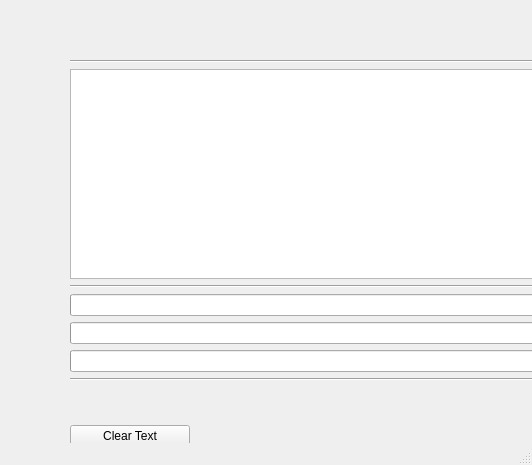
<?xml version="1.0" encoding="UTF-8"?>
<ui version="4.0">
 <class>wbsdclone</class>
 <widget class="QMainWindow" name="wbsdclone">
  <property name="geometry">
   <rect>
    <x>0</x>
    <y>0</y>
    <width>532</width>
    <height>465</height>
   </rect>
  </property>
  <property name="windowTitle">
   <string>MainWindow</string>
  </property>
  <widget class="QWidget" name="centralwidget">
   <widget class="QWidget" name="gridLayoutWidget">
    <property name="geometry">
     <rect>
      <x>50</x>
      <y>50</y>
      <width>1969</width>
      <height>465</height>
     </rect>
    </property>
    <layout class="QGridLayout" name="gridLayout">
     <property name="leftMargin">
      <number>20</number>
     </property>
     <property name="topMargin">
      <number>10</number>
     </property>
     <property name="rightMargin">
      <number>20</number>
     </property>
     <property name="bottomMargin">
      <number>30</number>
     </property>
     <item row="5" column="1">
      <widget class="QLabel" name="label_3">
       <property name="text">
        <string>recipe</string>
       </property>
      </widget>
     </item>
     <item row="3" column="0">
      <widget class="QProgressBar" name="progressBar">
       <property name="sizePolicy">
        <sizepolicy hsizetype="Expanding" vsizetype="Fixed">
         <horstretch>0</horstretch>
         <verstretch>0</verstretch>
        </sizepolicy>
       </property>
       <property name="value">
        <number>0</number>
       </property>
      </widget>
     </item>
     <item row="1" column="3">
      <layout class="QVBoxLayout" name="verticalLayout_3">
       <item>
        <widget class="QLabel" name="label_6">
         <property name="font">
          <font>
           <pointsize>8</pointsize>
          </font>
         </property>
         <property name="text">
          <string>This function is used to clone or upload 
machine setting from one to another. Database
contains “drink button settings (recipe under button),
 configuration, eco settings, … It does not clone
counter info and recipe settings (volume,ratio)</string>
         </property>
         <property name="alignment">
          <set>Qt::AlignCenter</set>
         </property>
        </widget>
       </item>
       <item>
        <widget class="Line" name="line">
         <property name="orientation">
          <enum>Qt::Horizontal</enum>
         </property>
        </widget>
       </item>
       <item>
        <widget class="QLabel" name="label_7">
         <property name="font">
          <font>
           <pointsize>8</pointsize>
          </font>
         </property>
         <property name="text">
          <string>This function is used to clone or upload
 machine recipes from one to another.
When cloning the recipes,  the machine 
recipes will be copied to the computer. 
When uploading machine recipes,the 
the drink settings will be overwriten</string>
         </property>
         <property name="textFormat">
          <enum>Qt::PlainText</enum>
         </property>
         <property name="alignment">
          <set>Qt::AlignCenter</set>
         </property>
         <property name="wordWrap">
          <bool>false</bool>
         </property>
        </widget>
       </item>
      </layout>
     </item>
     <item row="1" column="0">
      <widget class="QPlainTextEdit" name="plainTextEdit">
       <property name="sizePolicy">
        <sizepolicy hsizetype="Preferred" vsizetype="Expanding">
         <horstretch>0</horstretch>
         <verstretch>0</verstretch>
        </sizepolicy>
       </property>
      </widget>
     </item>
     <item row="6" column="1">
      <widget class="QLabel" name="label_2">
       <property name="text">
        <string>backup&amp;restore</string>
       </property>
      </widget>
     </item>
     <item row="1" column="2">
      <layout class="QVBoxLayout" name="verticalLayout">
       <property name="spacing">
        <number>12</number>
       </property>
       <item>
        <widget class="QPushButton" name="btnd">
         <property name="sizePolicy">
          <sizepolicy hsizetype="Preferred" vsizetype="Preferred">
           <horstretch>0</horstretch>
           <verstretch>0</verstretch>
          </sizepolicy>
         </property>
         <property name="minimumSize">
          <size>
           <width>0</width>
           <height>60</height>
          </size>
         </property>
         <property name="maximumSize">
          <size>
           <width>16777215</width>
           <height>60</height>
          </size>
         </property>
         <property name="text">
          <string>upload database
 to dispenser</string>
         </property>
        </widget>
       </item>
       <item>
        <widget class="QPushButton" name="btnr">
         <property name="sizePolicy">
          <sizepolicy hsizetype="Preferred" vsizetype="Preferred">
           <horstretch>0</horstretch>
           <verstretch>0</verstretch>
          </sizepolicy>
         </property>
         <property name="minimumSize">
          <size>
           <width>0</width>
           <height>60</height>
          </size>
         </property>
         <property name="maximumSize">
          <size>
           <width>16777215</width>
           <height>60</height>
          </size>
         </property>
         <property name="text">
          <string>upload machine recipes
  to dispenser</string>
         </property>
        </widget>
       </item>
      </layout>
     </item>
     <item row="5" column="0">
      <widget class="QProgressBar" name="progressBar_3">
       <property name="sizePolicy">
        <sizepolicy hsizetype="Preferred" vsizetype="Fixed">
         <horstretch>0</horstretch>
         <verstretch>0</verstretch>
        </sizepolicy>
       </property>
       <property name="value">
        <number>0</number>
       </property>
      </widget>
     </item>
     <item row="6" column="0">
      <widget class="QProgressBar" name="progressBar_2">
       <property name="sizePolicy">
        <sizepolicy hsizetype="Preferred" vsizetype="Fixed">
         <horstretch>0</horstretch>
         <verstretch>0</verstretch>
        </sizepolicy>
       </property>
       <property name="value">
        <number>0</number>
       </property>
      </widget>
     </item>
     <item row="3" column="1">
      <widget class="QLabel" name="label">
       <property name="text">
        <string>database</string>
       </property>
      </widget>
     </item>
     <item row="1" column="1">
      <layout class="QVBoxLayout" name="verticalLayout_2">
       <property name="spacing">
        <number>12</number>
       </property>
       <item>
        <widget class="QPushButton" name="btnlang">
         <property name="sizePolicy">
          <sizepolicy hsizetype="Preferred" vsizetype="Preferred">
           <horstretch>0</horstretch>
           <verstretch>0</verstretch>
          </sizepolicy>
         </property>
         <property name="minimumSize">
          <size>
           <width>0</width>
           <height>60</height>
          </size>
         </property>
         <property name="maximumSize">
          <size>
           <width>16777215</width>
           <height>60</height>
          </size>
         </property>
         <property name="text">
          <string>clone database 
 from dispenser</string>
         </property>
        </widget>
       </item>
       <item>
        <widget class="QPushButton" name="btnlang_2">
         <property name="sizePolicy">
          <sizepolicy hsizetype="Preferred" vsizetype="Preferred">
           <horstretch>0</horstretch>
           <verstretch>0</verstretch>
          </sizepolicy>
         </property>
         <property name="minimumSize">
          <size>
           <width>0</width>
           <height>60</height>
          </size>
         </property>
         <property name="maximumSize">
          <size>
           <width>16777215</width>
           <height>60</height>
          </size>
         </property>
         <property name="text">
          <string>clone machine recipes
  from  dispenser</string>
         </property>
        </widget>
       </item>
      </layout>
     </item>
     <item row="8" column="1">
      <widget class="QPushButton" name="btn_backup">
       <property name="text">
        <string>Backup</string>
       </property>
      </widget>
     </item>
     <item row="8" column="2">
      <widget class="QPushButton" name="btn_restore">
       <property name="text">
        <string>Restore</string>
       </property>
      </widget>
     </item>
     <item row="8" column="3">
      <widget class="QLabel" name="label_4">
       <property name="text">
        <string> This function is only used to recovery
 customer setting after update firmware.
The backup file (only for update from MCB SW 
&lt;0.99 to MCB SW 1.10)includes counters, 
button layout, configuration,cleaning settings,
 eco settings and display settings.
Please note that instant milk recipes will have to be reprogrammed.</string>
       </property>
       <property name="alignment">
        <set>Qt::AlignHCenter|Qt::AlignTop</set>
       </property>
      </widget>
     </item>
     <item row="8" column="0">
      <widget class="QPushButton" name="btn_clear">
       <property name="maximumSize">
        <size>
         <width>120</width>
         <height>16777215</height>
        </size>
       </property>
       <property name="layoutDirection">
        <enum>Qt::LeftToRight</enum>
       </property>
       <property name="text">
        <string>Clear Text</string>
       </property>
       <property name="autoDefault">
        <bool>false</bool>
       </property>
      </widget>
     </item>
     <item row="2" column="0">
      <widget class="Line" name="line_2">
       <property name="orientation">
        <enum>Qt::Horizontal</enum>
       </property>
      </widget>
     </item>
     <item row="2" column="1">
      <widget class="Line" name="line_3">
       <property name="orientation">
        <enum>Qt::Horizontal</enum>
       </property>
      </widget>
     </item>
     <item row="2" column="2">
      <widget class="Line" name="line_4">
       <property name="orientation">
        <enum>Qt::Horizontal</enum>
       </property>
      </widget>
     </item>
     <item row="2" column="3">
      <widget class="Line" name="line_5">
       <property name="orientation">
        <enum>Qt::Horizontal</enum>
       </property>
      </widget>
     </item>
     <item row="7" column="0">
      <widget class="Line" name="line_6">
       <property name="orientation">
        <enum>Qt::Horizontal</enum>
       </property>
      </widget>
     </item>
     <item row="7" column="1">
      <widget class="Line" name="line_7">
       <property name="orientation">
        <enum>Qt::Horizontal</enum>
       </property>
      </widget>
     </item>
     <item row="7" column="2">
      <widget class="Line" name="line_8">
       <property name="orientation">
        <enum>Qt::Horizontal</enum>
       </property>
      </widget>
     </item>
     <item row="7" column="3">
      <widget class="Line" name="line_9">
       <property name="orientation">
        <enum>Qt::Horizontal</enum>
       </property>
      </widget>
     </item>
     <item row="0" column="0">
      <widget class="Line" name="line_10">
       <property name="orientation">
        <enum>Qt::Horizontal</enum>
       </property>
      </widget>
     </item>
     <item row="0" column="1">
      <widget class="Line" name="line_11">
       <property name="orientation">
        <enum>Qt::Horizontal</enum>
       </property>
      </widget>
     </item>
     <item row="0" column="2">
      <widget class="Line" name="line_12">
       <property name="orientation">
        <enum>Qt::Horizontal</enum>
       </property>
      </widget>
     </item>
     <item row="0" column="3">
      <widget class="Line" name="line_13">
       <property name="orientation">
        <enum>Qt::Horizontal</enum>
       </property>
      </widget>
     </item>
    </layout>
   </widget>
  </widget>
  <widget class="QMenuBar" name="menubar">
   <property name="geometry">
    <rect>
     <x>0</x>
     <y>0</y>
     <width>532</width>
     <height>21</height>
    </rect>
   </property>
  </widget>
  <widget class="QStatusBar" name="statusbar"/>
 </widget>
 <resources/>
 <connections/>
</ui>
